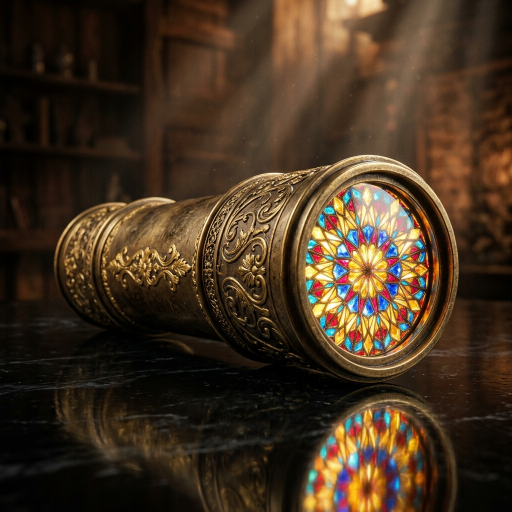
#> input picture exhibit_kaleidoscope.png, 1024 x 1024 px, found by its file name (shown at 1/2 size)
$ python compile_confirmation.py
#> lines starting #> are read from the running program, lines starting #| are printed output that depends on the picture
import os
import base64
from PIL import Image

def compress_image(src_path, dst_path, width=800, height=None):
    print(f"Compressing {src_path} to {dst_path}...")
    if not os.path.exists(src_path):
        print(f"ERROR: {src_path} does not exist!")
        return False

    img = Image.open(src_path)

    # Preserve transparency or composite onto dark background
    if img.mode in ('RGBA', 'LA') or (img.mode == 'P' and 'transparency' in img.info):
        bg = Image.new("RGBA", img.size, (5, 5, 5, 255)) # match dark background
        bg.paste(img, mask=img.convert('RGBA'))
        img = bg.convert('RGB')
    else:
        img = img.convert('RGB')

    orig_w, orig_h = img.size

    if height is None:
        # Calculate aspect ratio
        ratio = width / orig_w
        height = int(orig_h * ratio)

    img = img.resize((width, height), Image.Resampling.LANCZOS)
    img.save(dst_path, "JPEG", quality=85, optimize=True)
    print(f"Image compressed successfully to size {width}x{height}!")
    return True

def get_base64_uri(file_path, mime_type):
    with open(file_path, "rb") as f:
        encoded_string = base64.b64encode(f.read()).decode('utf-8')
    return f"data:{mime_type};base64,{encoded_string}"

def compile_all():
    workspace = r"d:\presentation"

    # Temp files for compression
    kaleidoscope_temp = os.path.join(workspace, "temp_kaleidoscope.jpg")
    soul_eye_temp = os.path.join(workspace, "temp_soul_eye.jpg")
    dove_temp = os.path.join(workspace, "temp_dove.jpg")

    # 1. Compress image assets
    compress_image(os.path.join(workspace, "exhibit_kaleidoscope.png"), kaleidoscope_temp, width=900)
#> in compress_image, img is the input picture: PIL image 1024x1024 RGB; mean R, G, B 68.3, 50.1, 32.3
#> in compress_image, `img = img.resize((width, height), Image.Resampling.LANCZOS)`:
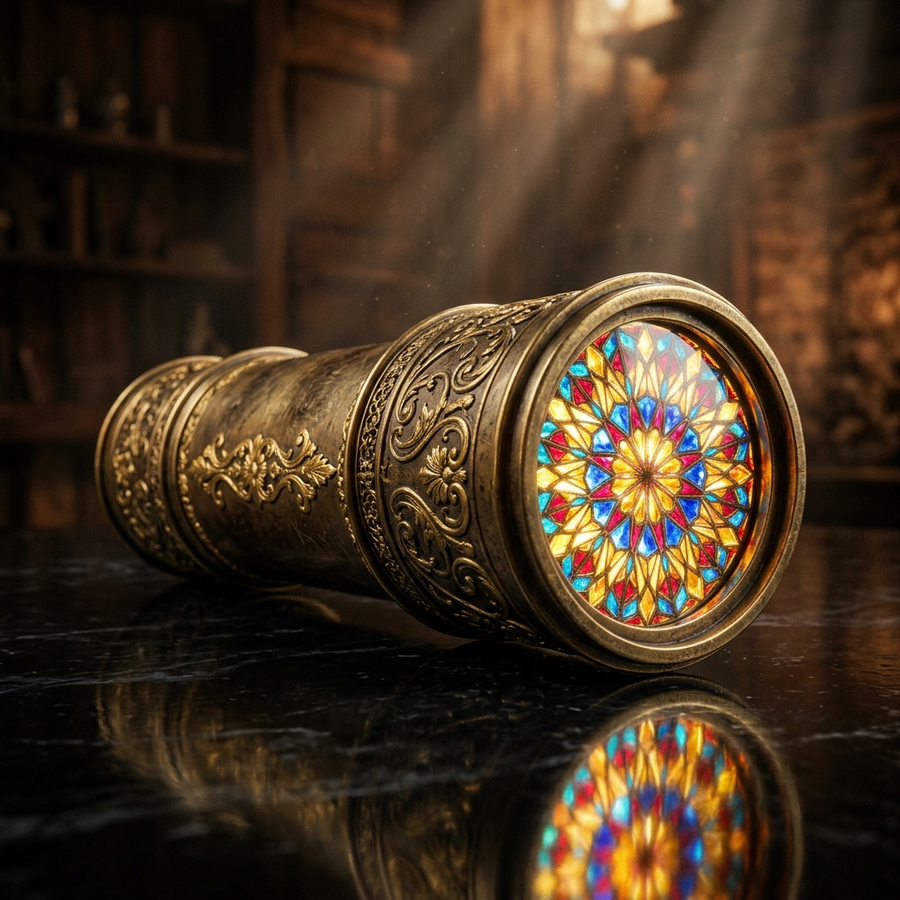
#> img: PIL image 900x900 RGB; mean R, G, B 68.3, 50.1, 32.4
#| Image compressed successfully to size 900x900!
    compress_image(os.path.join(workspace, "exhibit_soul_eye.png"), soul_eye_temp, width=600)
#> call 2 of compress_image, with src_path = 'd:\\presentation/exhibit_soul_eye.png', dst_path = 'd:\\presentation/temp_soul_eye.jpg', width = 600
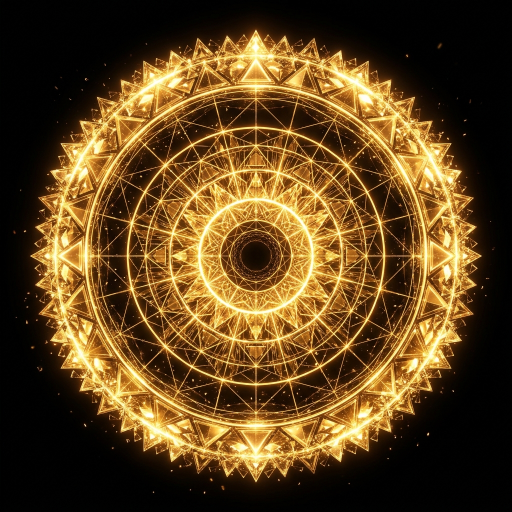
#> input picture exhibit_soul_eye.png, 1024 x 1024 px, found by its file name (shown at 1/2 size)
#> in compress_image, img is the input picture: PIL image 1024x1024 RGB; mean R, G, B 95.5, 68.1, 29.9
#> in compress_image (call 2), `img = img.resize((width, height), Image.Resampling.LANCZOS)`:
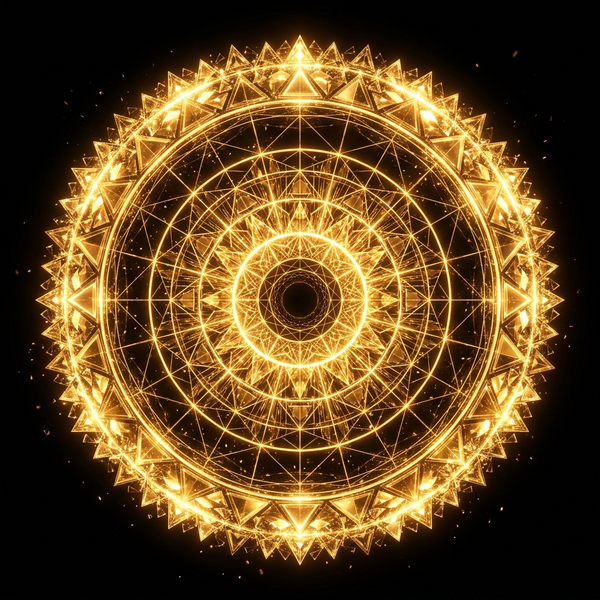
#> img: PIL image 600x600 RGB; mean R, G, B 95.4, 68.1, 30.1
#| Image compressed successfully to size 600x600!
    compress_image(os.path.join(workspace, "exhibit_dove.png"), dove_temp, width=800)
#> call 3 of compress_image, with src_path = 'd:\\presentation/exhibit_dove.png', dst_path = 'd:\\presentation/temp_dove.jpg', width = 800
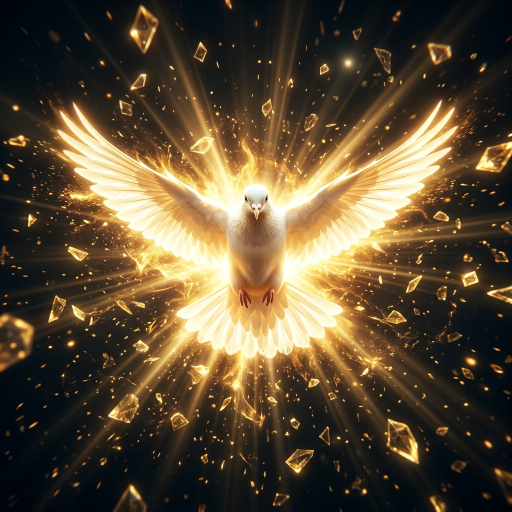
#> input picture exhibit_dove.png, 1024 x 1024 px, found by its file name (shown at 1/2 size)
#> in compress_image, img is the input picture: PIL image 1024x1024 RGB; mean R, G, B 91.5, 75.8, 53.1
#> in compress_image (call 3), `img = img.resize((width, height), Image.Resampling.LANCZOS)`:
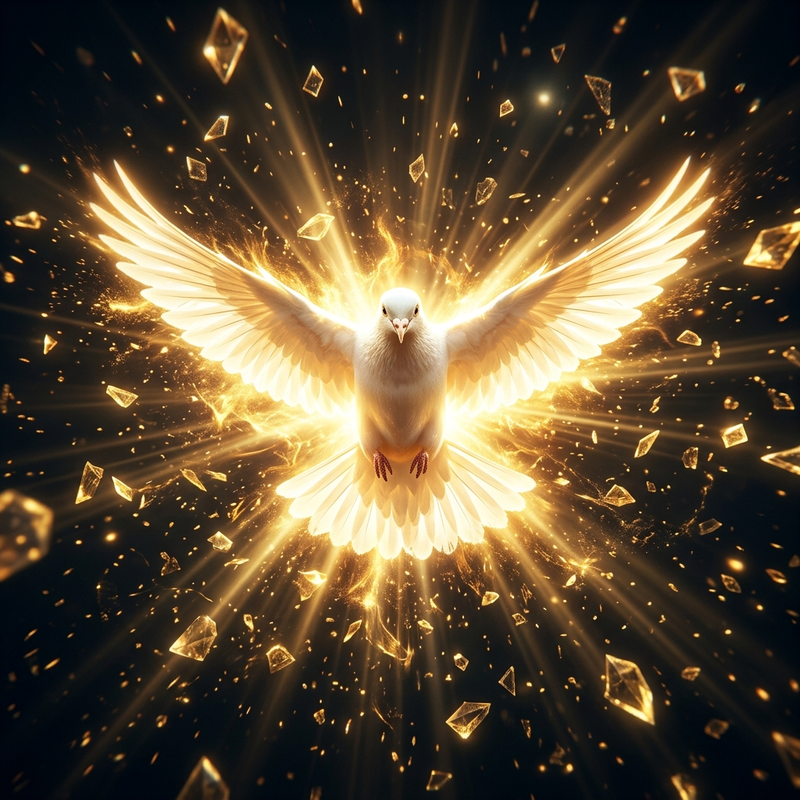
#> img: PIL image 800x800 RGB; mean R, G, B 91.4, 75.8, 53.1
#| Image compressed successfully to size 800x800!

    # 2. Encode to Base64
    print("Encoding assets to Base64...")
    kaleidoscope_b64 = get_base64_uri(kaleidoscope_temp, "image/jpeg")
    soul_eye_b64 = get_base64_uri(soul_eye_temp, "image/jpeg")
    dove_b64 = get_base64_uri(dove_temp, "image/jpeg")

    # 3. Read CSS and JS files
    css_path = os.path.join(workspace, "confirmation_index.css")
    js_path = os.path.join(workspace, "confirmation_index.js")

#> (the run stopped early here; a loop or call above may not have finished)
